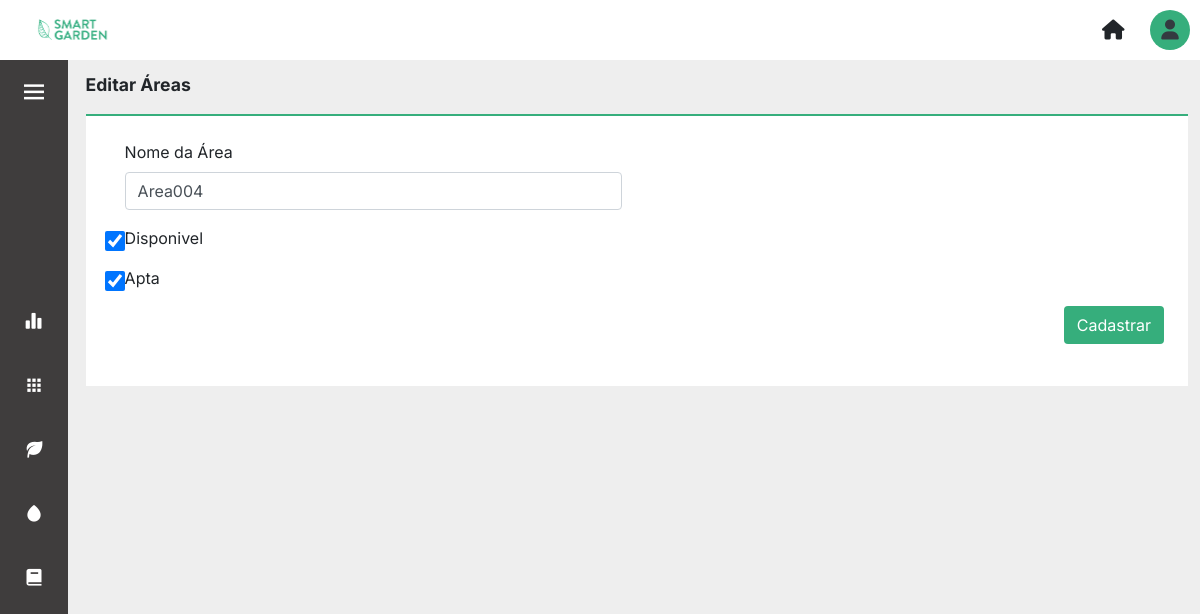
Screenshot of /update_areas/11 (signed in) with the database file from the repository.
### core/models.py (models this page shows, shortened)
class AreaCultivo(models.Model):
    nome = models.CharField(max_length=100)
    disponivel = models.BooleanField(blank=True, null=False, default=True)
    apta = models.BooleanField(blank=False, null=False, default=True)

### core/views.py (the view)
# urls.py: path('update_areas/<int:id>', views.update_areas, name='update_areas'),
def update_areas(request, id):
    area = AreaCultivo.objects.get(id=id)
    form = FormAreas(instance=area)
    if request.method == 'POST':
        form = FormAreas(request.POST, instance=area)
        if form.is_valid():
            form.save()
            messages.success(request, 'Área de cultivo atualizada com sucesso!')
            return redirect('areas')
    return render(request, 'update_areas.html', {'formareas': form})

### core/forms.py
class FormAreas(forms.ModelForm):
    class Meta:
        model = AreaCultivo
        fields = '__all__'
        labels = {'nome':'Nome da Área'}

### templates/update_areas.html
{% extends 'layout.html' %} {% load static %} {% block content %}{% load widget_tweaks%}
<p class="title-page">Editar Áreas</p>
<section class="container_forms">
    <form action="" method="post">{% csrf_token %}
        {% csrf_token %} {% for field in formareas.visible_fields %}
        <div class="form-group col-6 mb-3">
            {% if field.label == 'Disponivel' or field.label == 'Apta' %}
            <div class="form-check form-switch">
                {{field|add_class:'form-check-input'}}
                <label for="{{field.id_for_label}}">{{field.label}}</label>
            </div>
            {%else%}
            <label for="{{field.id_for_label}}" class="mb-2">{{field.label}}</label>
            {{field|add_class:'form-control'}} {% endif %}
        </div>
        {% endfor %}
        <input type="submit" value="Cadastrar" class="btn btn_salvar" />
    </form>
</section>
{% endblock%}

### static/css/layout.css (style rules this page uses)
body { background-color: var(--light-color); overflow: hidden; }

### static/css/global.css (style rules this page uses)
* { margin: 0; padding: 0; }
:root { --nav-width: 68px; --gray-dark: #3f3d3d; --green-primary: #0bd692; --green-secondary: #36ae7c; --red-color: #f46060; --white-color: #ffffff; --light-color: #eeeeee; --body-font: 'Inter', sans-serif; --title-font: 'Roboto' sans-serif; --font-name: 'Raleway', sans-serif; --normal-font-size: 1rem; --z-fixed: 100; }
body { position: relative; font-family: var(--body-font); font-size: var(--normal-font-size); transition: 0.5s; max-width: 100vw; }
.title-page { font-family: var(--title-font); font-weight: 700; font-size: 1.1rem; }
.form-check { display: flex; align-items: center; padding: 0 !important; }
.form-check input { width: 20px; height: 20px; margin-right: 0.5rem; }
label { margin: 0 !important; }

### static/css/forms.css (style rules this page uses)
.container_forms { padding: 1.5rem; padding-bottom: 5rem; margin: 0 auto; border-top: 2px solid var(--green-secondary); background-color: var(--white-color); }
.btn_salvar, .btn_salvar:hover { background-color: var(--green-secondary) !important; color: var(--white-color) !important; float: right; margin-left: 0.5rem; }

### rows the page displays
AreaCultivo: visible_fields "Area004", visible_fields "☑" "☑"

### other values shown
{{ field.label }} "Nome da Área"
{{ field.label }} "Disponivel" "Apta"
